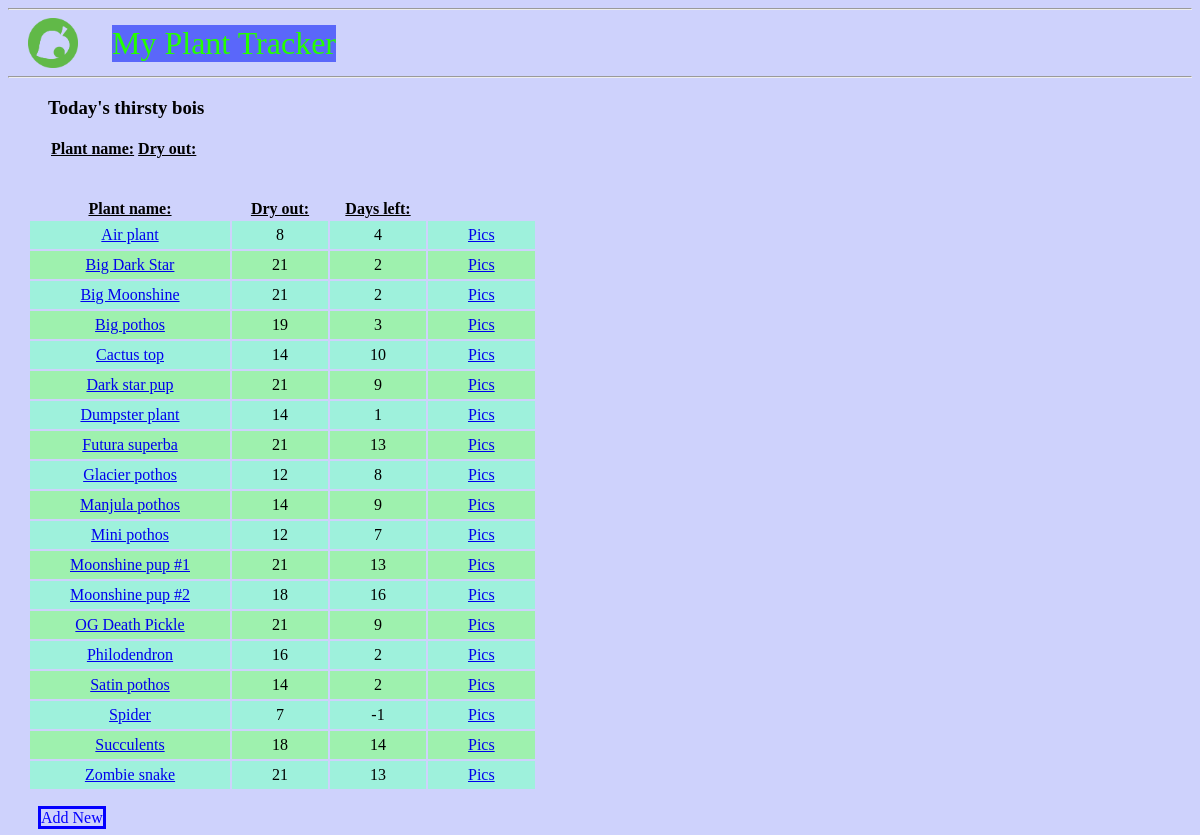
The page / on the database its author committed.
### tables this page shows
CREATE TABLE plants (
	id INTEGER PRIMARY KEY AUTOINCREMENT,
	name TEXT NOT NULL,
	lastWatered DATE NOT NULL,
	dryOut INTEGER NOT NULL
, remaining TINYINT);

### myApp.py (the view)
@app.route('/')
def index():
	conn = get_db_connection()
	plants = conn.execute('SELECT * FROM plants WHERE remaining != 0 ORDER BY name').fetchall()
	thirstyToday = conn.execute('SELECT * FROM plants WHERE remaining = 0 ORDER BY name').fetchall()
	conn.close()
	return render_template('index.html', thirstyToday=thirstyToday, plants=plants)

### myApp.py (called while the page is built)
def get_db_connection():
	conn = sqlite3.connect('database.db')
	conn.row_factory = sqlite3.Row
	return conn

### templates/index.html (shortened to what this page needs)
{% extends 'base.html' %}
{% block content %}
	<h3 class="header3">Today's thirsty bois</h3>
	<table id="plants", class="header3">
                <th><u>Plant name:</u></th>
		<th><u>Dry out:</u></th>
	</table>
	<br>
	<br>
	<table id="plants", class="paddingBetweenCols">
		<th><u>Plant name:</u></th>
                <th><u>Dry out:</u></th>
                <th><u>Days left:</u></th>
                {% for plants in plants %}
                        {% if loop.index % 2 == 0 %}
                                {% set bg_color = '#9EF1AE' %}
                        {% else %}
                                {% set bg_color = '#9EF1DC' %}
                        {% endif %}
			<tr style="background-color: {{ bg_color }}">
                                <td><a href="{{ url_for('edit', plantName=plants['name']) }}">{{ plants['name'] }}</a></td>
                                <td> {{ plants['dryOut'] }}</td>
                                <td> {{ plants['remaining'] }}</td>
                                <td><a href="{{ url_for('upload', plantName=plants['name']) }}">Pics</a></td>
                        </tr>
                {% endfor %}
        </table>
	<br>
	<a href="{{ url_for('addNew') }}" class="button">Add New</a>
{% endblock %}

### templates/base.html (shortened to what this page needs)
<!DOCTYPE html>
<html lang="en">
<head>
	<link rel="stylesheet" type="text/css" href="{{ url_for('static', filename='styles.css') }}" />
</head>
<body class="body">
	<hr>
	<nav>
		<img class="logo" src="{{ url_for('static', filename='nook.png') }}">
		<a href="{{ url_for('index') }}">  My Plant Tracker  </a>
	</nav>
	<hr>
	<div class="content">
		{% block content %} {% endblock %}
	</div>
</body>
</html>

### static/styles.css (style rules this page uses)
.header3 { margin-left: 40px; }
nav a { color: #25FF00; font-size: 2em; display: inline-block; vertical-align: middle; margin-left: 20px; margin-top: 0px; margin-bottom: 0px; text-decoration: none; background-color: #5A67FA; }
.paddingBetweenCols td { padding:5px 40px 5px 40px; text-align: center; }
.paddingBetweenCols { margin-left: 20px; }
a.button { text-decoration: none; border: solid; border-color: #0400FF; margin-left: 30px; color: #0400FF; background: ; }
body.body { background-color: #CED2FC; }
.logo { width: 50px; display: inline-block; vertical-align: middle; margin-left: 20px; margin-right: 10px; margin-top: 0px; margin-bottom: 0px; }

### rows shown on the page
plants: name "Air plant", dryOut "8", remaining "4"
plants: name "Big Dark Star", dryOut "21", remaining "2"
plants: name "Big Moonshine", dryOut "21", remaining "2"
plants: name "Big pothos", dryOut "19", remaining "3"
plants: name "Cactus top", dryOut "14", remaining "10"
plants: name "Dark star pup", dryOut "21", remaining "9"
plants: name "Dumpster plant", dryOut "14", remaining "1"
plants: name "Futura superba", dryOut "21", remaining "13"
plants: name "Glacier pothos", dryOut "12", remaining "8"
plants: name "Manjula pothos", dryOut "14", remaining "9"
plants: name "Mini pothos", dryOut "12", remaining "7"
plants: name "Moonshine pup #1", dryOut "21", remaining "13"
plants: name "Moonshine pup #2", dryOut "18", remaining "16"
plants: name "OG Death Pickle", dryOut "21", remaining "9"
plants: name "Philodendron", dryOut "16", remaining "2"
plants: name "Satin pothos", dryOut "14", remaining "2"
plants: name "Spider", dryOut "7", remaining "-1"
plants: name "Succulents", dryOut "18", remaining "14"
plants: name "Zombie snake", dryOut "21", remaining "13"
